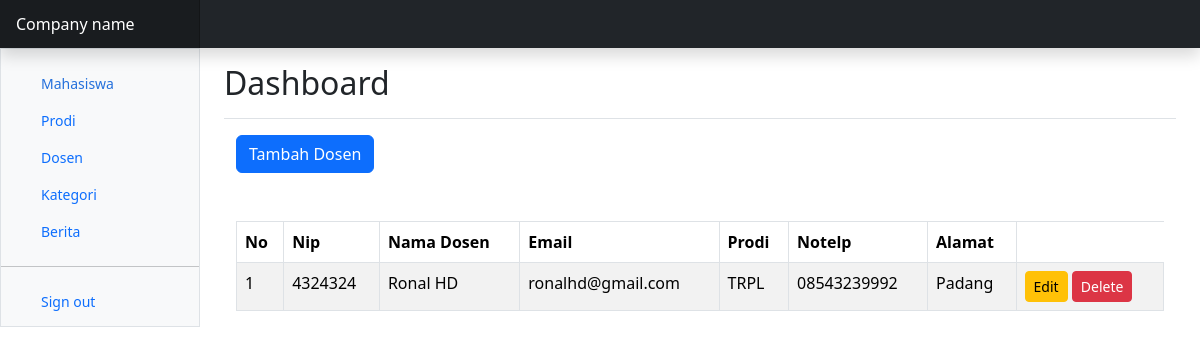
Screenshot of /admin/index.php?p=dosen (signed in) with the database file from the repository.
### tables this page shows
CREATE TABLE `dosen` (
  `id` int(11) NOT NULL,
  `nip` varchar(18) NOT NULL,
  `nama_dosen` varchar(50) NOT NULL,
  `email` varchar(30) NOT NULL,
  `prodi_id` int(11) NOT NULL,
  `notelp` varchar(15) NOT NULL,
  `alamat` varchar(200) NOT NULL
);

CREATE TABLE `prodi` (
  `id` int(11) NOT NULL,
  `nama_prodi` varchar(50) NOT NULL,
  `jenjang_studi` char(2) NOT NULL,
  `keterangan` varchar(100) NOT NULL
);

### admin/dosen.php (the view, shortened to what this page needs)
<?php
$aksi = isset($_GET['aksi']) ? $_GET['aksi'] : 'view';
switch ($aksi) {
    case 'view':
        ?>
        <?php
        include '../koneksi.php';
        ?>
        <div class="container">
        <a href="index.php?p=dosen&aksi=input" class="btn btn-primary mb-5">Tambah Dosen</a>
            <table class="table table-bordered table-striped">
                <thead>
                    <tr>
                        <th>No</th>
                        <th>Nip</th>
                        <th>Nama Dosen</th>
                        <th>Email</th>
                        <th>Prodi</th>
                        <th>Notelp</th>
                        <th>Alamat</th>
                    </tr>
                </thead>
                <tbody>
                    <?php
                    $result = mysqli_query($db, "SELECT * FROM dosen
                    INNER JOIN prodi ON prodi.id = dosen.prodi_id");
                    $no = 1;
                    while ($row = mysqli_fetch_assoc($result)) {
                        echo "<tr>";
                        echo "<td>" . $no . "</td>";
                        echo "<td>" . $row['nip'] . "</td>";
                        echo "<td>" . $row['nama_dosen'] . "</td>";
                        echo "<td>" . $row['email'] . "</td>";
                        echo "<td>" . $row['nama_prodi'] . "</td>";
                        echo "<td>" . $row['notelp'] . "</td>";
                        echo "<td>" . $row['alamat'] . "</td>";
                        echo "<td>
                        <a href='index.php?p=dosen&aksi=edit&nip=" . $row['nip'] . "' class='btn btn-warning btn-sm'>Edit</a>
                        <a href='proses_dosen.php?proses=delete&nip=" . $row['nip'] . "' class='btn btn-danger btn-sm' onclick='return confirm(\"Yakin ingin menghapus?\")'>Delete</a>
                    </td>";
                        echo "</tr>";
                        ?>
                        <?php
                        $no++;
                    }
                    ?>
                </tbody>
            </table>
        </div>
        <?php
        break;
        ?>
        <?php
}
?>

### rows the page displays
dosen: nip "4324324", nama_dosen "Ronal HD", email "ronalhd@gmail.com", prodi.nama_prodi "TRPL", notelp "08543239992", alamat "Padang"
